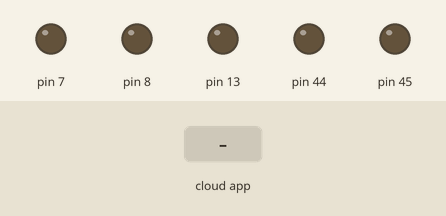
Recording of a sketch running on a simulated Arduino Mega 2560, built with avr-gcc and run on an emulated ATmega2560. Parts: output pins drawn as LEDs (lit = HIGH). Inputs (shaded band) come from the test bench. The ROS host is connected and sends only what is stated.

Above: at 1.2 s.
1.3 s: the phone or cloud app sets linear.x to -100
At 2.0 s:
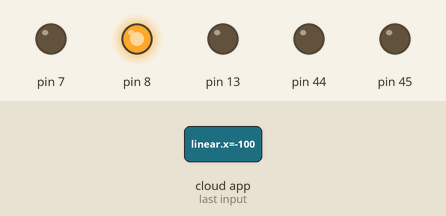
2.8 s: the phone or cloud app sets angular.z to -100
At 3.4 s:
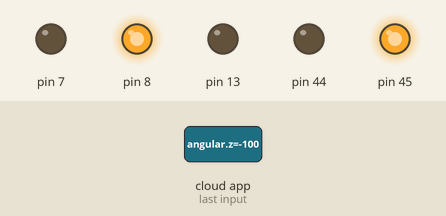
4.3 s: the phone or cloud app sets linear.x to 0
At 5.4 s:
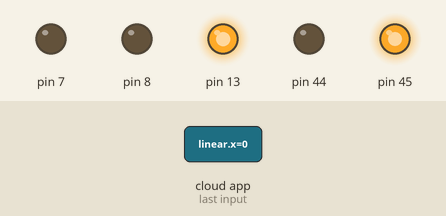
5.8 s: the phone or cloud app sets angular.z to 0
At 6.6 s:
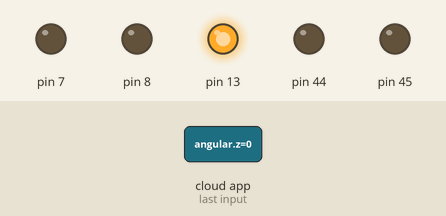
7.3 s: the phone or cloud app sets linear.x to 100
At 7.7 s:
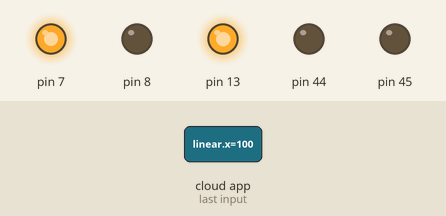
8.8 s: the phone or cloud app sets angular.z to 100
At 10.1 s:
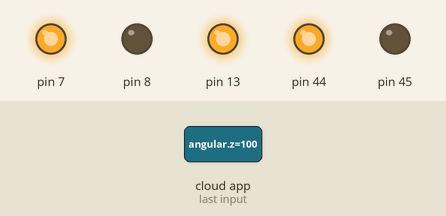
Timing chart, 0 to 11.3 s (numbered marks = the images above; inputs shaded):
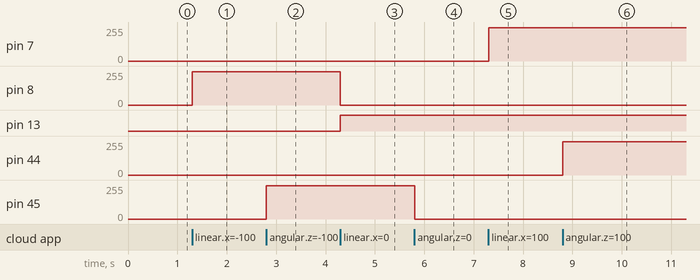

The sketch:

rosserial_cmd_vel_led0626.ino
```cpp
#include <ros.h>
#include <geometry_msgs/Twist.h>

ros::NodeHandle  nh;//ros node
geometry_msgs::Twist Twist_msg;

void get_message(const geometry_msgs::Twist& cmd_msg){
  digitalWrite(13,HIGH);

  if(cmd_msg.linear.x >= 0){
    digitalWrite(13,HIGH);
    analogWrite(7,cmd_msg.linear.x*250);
    analogWrite(8,0);
    delay(1);
  }else if(cmd_msg.linear.x < 0){
    digitalWrite(13,LOW);
    analogWrite(7,0);
    analogWrite(8,abs(cmd_msg.linear.x*250));
    delay(1);
  }

  if(cmd_msg.angular.z >= 0){
    analogWrite(44,cmd_msg.angular.z*250);
    analogWrite(45,0);
    delay(1);
  }else if(cmd_msg.angular.z < 0){
    analogWrite(44,0);
    analogWrite(45,abs(cmd_msg.angular.z*250));
    delay(1);
  }
}

ros::Subscriber<geometry_msgs::Twist> sub("/cabbage1/cmd_vel", get_message);

void setup(){
  pinMode(7,OUTPUT);
  pinMode(8,OUTPUT);
  pinMode(44,OUTPUT);
  pinMode(45,OUTPUT);
  pinMode(13,OUTPUT);

  nh.initNode();
  nh.subscribe(sub);
}


void loop(){

  nh.spinOnce();
  delay(1);
}
```

Measured:
- after the input at 1.3 s, pin 8: 0/255 → 250/255 at once
- after the input at 2.8 s, pin 45: 0/255 → 250/255 at once
- after the input at 4.3 s, pin 8: 250/255 → 0/255 at once; pin 13: LOW → HIGH at once
- after the input at 5.8 s, pin 45: 250/255 → 0/255 at once
- after the input at 7.3 s, pin 7: 0/255 → 250/255 at once
- after the input at 8.8 s, pin 44: 0/255 → 250/255 at once
